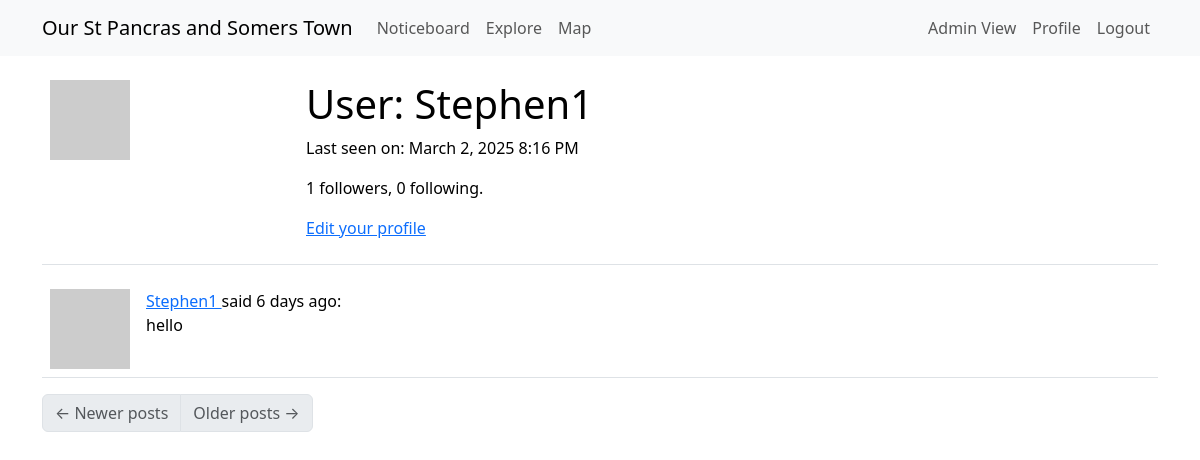
Before: /user/Stephen1 (signed in) with the older database file.
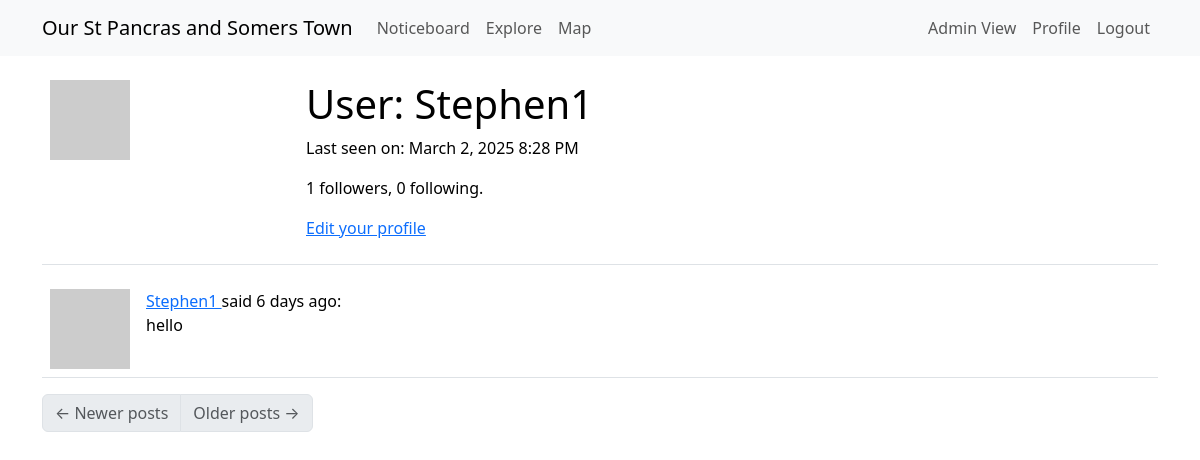
After: the same page with the newer database file.
### app/models.py (models this page shows, shortened)
class User(UserMixin, db.Model):
    __tablename__ = "User"
    __searchable__ = ['username', 'email',]
    id: so.Mapped[int] = so.mapped_column(primary_key=True) # so.Mapped gives a python data type to the attr, so.mapped_column creates the actual column
    access_level: so.Mapped[int] = so.mapped_column(
        default=0,  # Default to 0 (logged-in User)
        nullable=False
    )
    username: so.Mapped[str] = so.mapped_column(sa.String(64), index=True,
                                                unique=True)
    email: so.Mapped[str] = so.mapped_column(sa.String(120), index=True,
                                             unique=True)
    password_hash: so.Mapped[Optional[str]] = so.mapped_column(sa.String(256)) #attr can be defined as Optional
    about_me: so.Mapped[Optional[str]] = so.mapped_column(sa.String(140))
    last_seen: so.Mapped[Optional[datetime]] = so.mapped_column(
        default=lambda: datetime.now(timezone.utc))
    posts: so.WriteOnlyMapped['Post'] = so.relationship(
        back_populates='author',
        passive_deletes=True) #back_populates links Posts.author to User.posts
    following: so.WriteOnlyMapped['User'] = so.relationship(
        secondary=followers, primaryjoin=(followers.c.follower_id == id), # establish link between User and Follower tables, where the id matches (all the Users this current User follows)
        secondaryjoin=(followers.c.followed_id == id), #links followers back to Users. identifies all Users who are followed by the current User
        back_populates='followers',
        passive_deletes=True) #links User.following to Follower.followers (who the User is following)
    followers: so.WriteOnlyMapped['User'] = so.relationship(
        secondary=followers, primaryjoin=(followers.c.followed_id == id),
        secondaryjoin=(followers.c.follower_id == id),
        back_populates='following',
        passive_deletes=True) #same but for who the User is being followed by
    Markers: so.Mapped["Marker"] = so.relationship(
        "Marker",
        back_populates="creator",  # Links to the `Marker.creator` relationship
    )
    def avatar(self, size):
        digest = md5(self.email.lower().encode('utf-8')).hexdigest()
        return f'https://www.gravatar.com/avatar/{digest}?d=identicon&s={size}' #provides an automatic avatar
    def followers_count(self):
        query = sa.select(sa.func.count()).select_from(
            self.followers.select().subquery())
        return db.session.scalar(query)
    def following_count(self):
        query = sa.select(sa.func.count()).select_from(
            self.following.select().subquery())
        return db.session.scalar(query)

class Post(db.Model):
    __searchable__ = ['body']  # Fields to index
    id: so.Mapped[int] = so.mapped_column(primary_key=True)
    body: so.Mapped[str] = so.mapped_column(sa.String(140))
    timestamp: so.Mapped[datetime] = so.mapped_column(index=True, default=lambda: datetime.now(timezone.utc))
    user_id: so.Mapped[int] = so.mapped_column(sa.ForeignKey(User.id, ondelete='CASCADE'),index=True)
    author: so.Mapped[User] = so.relationship(back_populates='posts', passive_deletes=True)

### app/routes.py (the view)
@app.route('/user/<username>') # view other user profiles for follow/unfollow
@login_required
def user(username):
    user = db.first_or_404(sa.select(User).where(User.username == username)) #get the matching user otherwise return a 404 invalid page error
    page = request.args.get('page', 1, type=int)
    query = user.posts.select().order_by(Post.timestamp.desc())
    posts = db.paginate(query, page=page,
                        per_page=app.config['POSTS_PER_PAGE'],
                        error_out=False) # collect + paginate all the current user’s posts in descending time order
    next_url = url_for('user', username=user.username, page=posts.next_num) \
        if posts.has_next else None
    prev_url = url_for('user', username=user.username, page=posts.prev_num) \
        if posts.has_prev else None
    form = EmptyForm() # provide a submit button to follow/unfollow users
    return render_template('user.html', user=user, posts=posts.items,
                           next_url=next_url, prev_url=prev_url, form=form)

### app/models.py (called while the page is built)
@login.user_loader
def load_User(id):
    return db.session.get(User, int(id))

### app/routes.py (called while the page is built)
@app.before_request
def before_request(): # if user is logged in, record the time they log in, update database
    if current_user.is_authenticated:
        current_user.last_seen = datetime.now(timezone.utc)
        db.session.commit()

### app/templates/user.html (shortened to what this page needs)
{% extends "base.html" %}
{% block content %}
    <table class="table table-hover">
        <tr>
            <td width="256px"><img src="{{ user.avatar(256) }}"></td>
            <td>
                <h1>User: {{ user.username }}</h1>
                {% if user.last_seen %}
                <p>Last seen on: {{ moment(user.last_seen).format('LLL') }}</p>
                {% endif %}
                <p>{{ user.followers_count() }} followers, {{ user.following_count() }} following.</p>
                {% if user == current_user %}
                <p><a href="{{ url_for('edit_profile') }}">Edit your profile</a></p>
                {% endif %}
            </td>
        </tr>
    </table>
    {% for post in posts %}
        {% include '_post.html' %}
    {% endfor %}
    <nav aria-label="Post navigation">
        <ul class="pagination">
            <li class="page-item{% if not prev_url %} disabled{% endif %}">
                <a class="page-link" href="{{ prev_url }}">
                    <span aria-hidden="true">&larr;</span> Newer posts
                </a>
            </li>
            <li class="page-item{% if not next_url %} disabled{% endif %}">
                <a class="page-link" href="{{ next_url }}">
                    Older posts <span aria-hidden="true">&rarr;</span>
                </a>
            </li>
        </ul>
    </nav>
{% endblock %}

### app/templates/base.html (shortened to what this page needs)
<!doctype html>
<html lang="en">
  <head>
    <link rel="stylesheet" href="https://unpkg.com/leaflet@1.9.4/dist/leaflet.css"
/>
    <link
        href="https://cdn.jsdelivr.net/npm/bootstrap@5.3.2/dist/css/bootstrap.min.css"
        rel="stylesheet"
>
    <link rel="stylesheet" href="https://unpkg.com/leaflet.markercluster@1.4.1/dist/MarkerCluster.css" />
    <link rel="stylesheet" href="https://unpkg.com/leaflet.markercluster@1.4.1/dist/MarkerCluster.Default.css" />
  </head>
  <body>
    <nav class="navbar navbar-expand-lg bg-body-tertiary">
      <div class="container">
        <a class="navbar-brand" href="{{ url_for('noticeboard') }}">Our St Pancras and Somers Town</a>
        <div class="collapse navbar-collapse" id="navbarSupportedContent">
          <ul class="navbar-nav me-auto mb-2 mb-lg-0">
            <li class="nav-item">
              <a class="nav-link" aria-current="page" href="{{ url_for('noticeboard') }}">Noticeboard</a>
            </li>
            <li class="nav-item">
              <a class="nav-link" aria-current="page" href="{{ url_for('explore') }}">Explore</a>
            </li>
            <li class="nav-item">
              <a class="nav-link" aria-current="page" href="{{ url_for('map') }}">Map</a>
            </li>
          </ul>
          <ul class="navbar-nav mb-2 mb-lg-0">
            {% if current_user.is_anonymous %}
            <li class="nav-item">
              <a class="nav-link" aria-current="page" href="{{ url_for('login') }}">Login</a>
            </li>
            {% else %}
            {% if current_user.access_level==1 %}
            <li class="nav-item">
              <a class="nav-link" aria-disabled="false" href="{{ url_for('admin_view') }}">Admin View</a>
            </li>
            {% else %}
            <li class="nav-item">
              <a class="nav-link disabled" aria-disabled="true">Admin View</a>
            </li>
            {% endif %}
            <li class="nav-item">
              <a class="nav-link" aria-current="page" href="{{ url_for('user', username=current_user.username) }}">Profile</a>
            </li>
            <li class="nav-item">
              <a class="nav-link" aria-current="page" href="{{ url_for('logout') }}">Logout</a>
            </li>
            {% endif %}
          </ul>
        </div>
      </div>
    </nav>
    <div class="container mt-3">
      {% block content %}{% endblock %}
    </div>
  </body>
</html>

### app/templates/_post.html
<table class="table table-hover">
    <tr>
        <td width="70px">
            <a href="{{ url_for('user', username=post.author.username) }}">
                <img src="{{ post.author.avatar(70) }}" />
            </a>
        </td>
        <td>
            <a href="{{ url_for('user', username=post.author.username) }}">
                {{ post.author.username }}
            </a>
            said {{ moment(post.timestamp).fromNow() }}:
            <br>
            {{ post.body }}
        </td>
    </tr>
</table>

Changed rows visible on the page:
changed User "Stephen1": last_seen "March 2, 2025 8:16 PM" → "March 2, 2025 8:28 PM"
